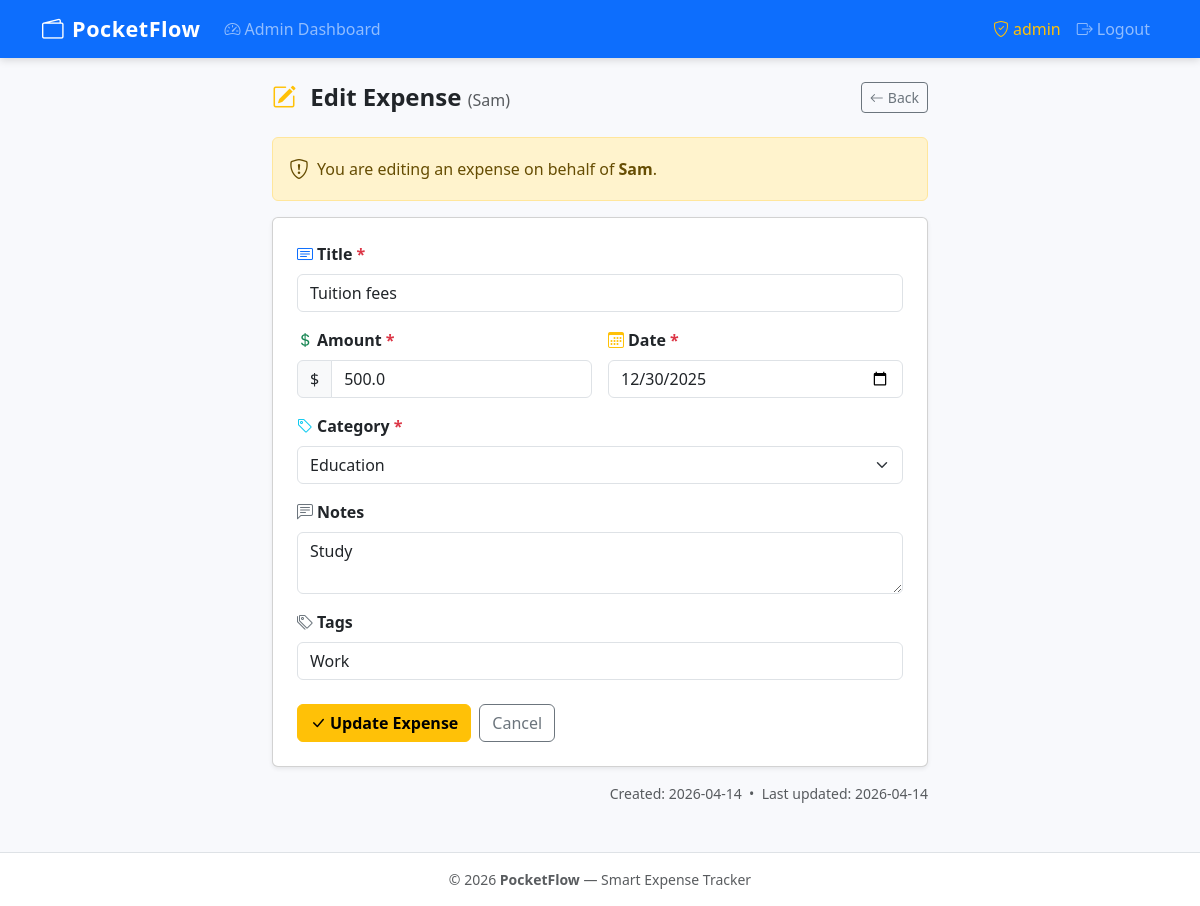
/admin/expense/edit/14 (signed in), run on the app's committed database.
### tables this page shows
CREATE TABLE users (
            id            INTEGER PRIMARY KEY AUTOINCREMENT,
            username      TEXT    NOT NULL UNIQUE,
            email         TEXT    NOT NULL UNIQUE,
            password_hash TEXT    NOT NULL,
            is_admin      INTEGER NOT NULL DEFAULT 0,
            created_at    TEXT    NOT NULL DEFAULT (datetime('now'))
        , avatar TEXT NOT NULL DEFAULT '', remember_token TEXT NOT NULL DEFAULT '', remember_token_expiry INTEGER NOT NULL DEFAULT 0);

CREATE TABLE expenses (
            id         INTEGER PRIMARY KEY AUTOINCREMENT,
            user_id    INTEGER NOT NULL,
            title      TEXT    NOT NULL,
            amount     REAL    NOT NULL,
            date       TEXT    NOT NULL,
            category   TEXT    NOT NULL,
            notes      TEXT    NOT NULL DEFAULT '',
            tags       TEXT    NOT NULL DEFAULT '',
            created_at TEXT    NOT NULL DEFAULT (datetime('now')),
            updated_at TEXT    NOT NULL DEFAULT (datetime('now')),
            FOREIGN KEY (user_id) REFERENCES users(id) ON DELETE CASCADE
        );

### app.py (the view, shortened to what this page needs)
@app.route('/admin/expense/edit/<int:expense_id>', methods=['GET', 'POST'])
@admin_required
def admin_edit_expense(expense_id):
    conn    = get_db()
    expense = conn.execute(
        'SELECT e.*, u.username FROM expenses e JOIN users u ON e.user_id = u.id WHERE e.id = ?',
        [expense_id]
    ).fetchone()
    conn.close()
    if not expense:
        flash('Expense not found.', 'danger')
        return redirect(url_for('admin_dashboard'))
    return render_template('admin/edit_expense.html', expense=expense, categories=CATEGORIES)

### app.py (called while the page is built, shortened)
def get_db():
    conn = sqlite3.connect(DATABASE)
    conn.row_factory = sqlite3.Row
    conn.execute('PRAGMA foreign_keys = ON')
    return conn

def admin_required(f):
    @wraps(f)
    def decorated(*args, **kwargs):
        if 'user_id' not in session:
            flash('Please log in to continue.', 'warning')
            return redirect(url_for('login'))
        if not session.get('is_admin'):
            flash('Admin access required.', 'danger')
            return redirect(url_for('dashboard'))
        return f(*args, **kwargs)
    return decorated

@app.before_request
def load_user_from_remember_token():
    if 'user_id' in session:
        return

### templates/admin/edit_expense.html (shortened to what this page needs)
{% extends 'base.html' %}
{% block content %}
<div class="container" style="max-width:680px">
  <div class="page-header mt-2">
    <h2>
      <i class="bi bi-pencil-square me-2 text-warning"></i>
      Edit Expense
      <small class="text-muted fs-6 fw-normal">({{ expense.username }})</small>
    </h2>
    <a href="{{ url_for('admin_user_expenses', user_id=expense.user_id) }}"
       class="btn btn-outline-secondary btn-sm">
      <i class="bi bi-arrow-left me-1"></i>Back
    </a>
  </div>
  <div class="alert alert-warning d-flex align-items-center">
    <i class="bi bi-shield-exclamation me-2 fs-5"></i>
    You are editing an expense on behalf of <strong class="ms-1">{{ expense.username }}</strong>.
  </div>
  <div class="card shadow-sm">
    <div class="card-body p-4">
      <form method="POST" action="{{ url_for('admin_edit_expense', expense_id=expense.id) }}" novalidate>
        <div class="mb-3">
          <label for="title" class="form-label fw-semibold">
            <i class="bi bi-card-text me-1 text-primary"></i>Title <span class="text-danger">*</span>
          </label>
          <input type="text" id="title" name="title" class="form-control"
                 value="{{ request.form.get('title', expense.title) }}" required>
        </div>
        <div class="row g-3 mb-3">
          <div class="col-sm-6">
            <label for="amount" class="form-label fw-semibold">
              <i class="bi bi-currency-dollar me-1 text-success"></i>Amount <span class="text-danger">*</span>
            </label>
            <div class="input-group">
              <span class="input-group-text">$</span>
              <input type="number" id="amount" name="amount" class="form-control"
                     step="0.01" min="0.01"
                     value="{{ request.form.get('amount', expense.amount) }}" required>
            </div>
          </div>
          <div class="col-sm-6">
            <label for="date" class="form-label fw-semibold">
              <i class="bi bi-calendar3 me-1 text-warning"></i>Date <span class="text-danger">*</span>
            </label>
            <input type="date" id="date" name="date" class="form-control"
                   value="{{ request.form.get('date', expense.date) }}" required>
          </div>
        </div>
        <div class="mb-3">
          <label for="category" class="form-label fw-semibold">
            <i class="bi bi-tag me-1 text-info"></i>Category <span class="text-danger">*</span>
          </label>
          <select id="category" name="category" class="form-select" required>
            {% for cat in categories %}
              <option value="{{ cat }}"
                {{ 'selected' if request.form.get('category', expense.category) == cat }}>
                {{ cat }}
              </option>
            {% endfor %}
          </select>
        </div>
        <div class="mb-3">
          <label for="notes" class="form-label fw-semibold">
            <i class="bi bi-chat-left-text me-1 text-secondary"></i>Notes
          </label>
          <textarea id="notes" name="notes" class="form-control" rows="2">{{ request.form.get('notes', expense.notes) }}</textarea>
        </div>
        <div class="mb-4">
          <label for="tags" class="form-label fw-semibold">
            <i class="bi bi-tags me-1 text-secondary"></i>Tags
          </label>
          <input type="text" id="tags" name="tags" class="form-control"
                 placeholder="comma-separated"
                 value="{{ request.form.get('tags', expense.tags) }}">
        </div>
        <div class="d-flex gap-2">
          <button type="submit" class="btn btn-warning fw-semibold">
            <i class="bi bi-check-lg me-1"></i>Update Expense
          </button>
          <a href="{{ url_for('admin_user_expenses', user_id=expense.user_id) }}"
             class="btn btn-outline-secondary">Cancel</a>
        </div>
      </form>
    </div>
  </div>
  <div class="text-muted small mt-3 text-end">
    Created: {{ expense.created_at[:10] }}
    &nbsp;&bull;&nbsp;
    Last updated: {{ expense.updated_at[:10] }}
  </div>
</div>
{% endblock %}

### static/css/style.css (style rules this page uses)
:root { --pf-primary: #4e73df; --pf-success: #1cc88a; --pf-warning: #f6c23e; --pf-danger: #e74a3b; --pf-info: #36b9cc; --pf-secondary: #858796; --pf-bg: #f8f9fc; }
body { background-color: var(--pf-bg); font-family: 'Segoe UI', system-ui, -apple-system, sans-serif; min-height: 100vh; display: flex; flex-direction: column; }
.page-header { display: flex; align-items: center; justify-content: space-between; margin-bottom: 1.5rem; flex-wrap: wrap; gap: .5rem; }
.page-header h2 { margin: 0; font-weight: 700; font-size: 1.5rem; }

### data on the page
users: username "Sam"
expenses: title "Tuition fees", amount "500.0", date "12/30/2025", notes "Study", tags "Work", created_at "2026-04-14", updated_at "2026-04-14"

### other printed values
{{ session.username }} "admin"
form field category "Education"
